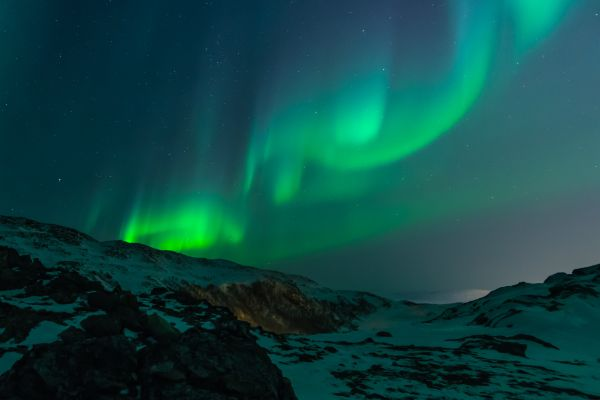
%> input picture img.jpg, 600 x 400 px
$ octave compress.m   (GNU Octave 9; MATLAB toolbox functions it lacks are replaced by stand-ins)
%> lines starting %> are read from the running program, lines starting %| are printed output that depends on the picture
### encDecResult.m
function res=encDecResult(inp)

AS=inp;
rowSize=size(AS,1);
colSize=size(AS,2);
s=int8(AS)-128;
B=[];
Bq=[];


blockSize=8;
jump=7;

for i=1:blockSize:rowSize
     for j=1:blockSize:colSize
        %performing the DCT
        B(i:i+jump,j:j+jump) = dct2(s(i:i+jump,j:j+jump));
        %performing the quantization
        Bq(i:i+jump,j:j+jump)=quantization(B(i:i+jump,j:j+jump),blockSize);
     end
end

rowSize=size(Bq,1);
colSize=size(Bq,2);


ZgZag = zigzagMy(Bq);


Bqnew=invzigzagMy(ZgZag,rowSize,colSize);


Bnew=[];
ASnew=[];

%decoding process
for i=1:blockSize:rowSize
     for j=1:blockSize:colSize
        %performing the dequantization
        Bnew(i:i+jump,j:j+jump)=invQuantization(Bqnew(i:i+jump,j:j+jump),blockSize);
        %performing the inverse DCT
        ASnew(i:i+jump,j:j+jump) = round(idct2(Bnew(i:i+jump,j:j+jump)));
     end
end


Aneww=ASnew+128;

Aneww=uint8(Aneww);

res=Aneww;
end

### zigzagMy.m
function out=zigzag(in)
% Zig-zag scanning
% This function is used to rearrange a matrix of any size into a 1-D array
% by implementing the ZIG-ZAG SCANNING procedure.
% IN specifies the input matrix of any size
% OUT is the resulting zig-zag scanned (1-D) vector
% having length equal to the total number of elements in the 2-D input matrix
%
% As an example,
% IN = [1	2	6	7
%		3	5	8	11
%		4	9	10	12];
% OUT = ZIGZAG(IN)
% OUT=
%	1     2     3     4     5     6     7     8     9    10    11    12

%
%
% Oluwadamilola (Damie) Martins Ogunbiyi
% University of Maryland, College Park
% Department of Electrical and Computer Engineering
% Communications and Signal Processing
% 22-March-2010
% Copyright 2009-2010 Black Ace of Diamonds.

%[num_rows num_cols]=size(in);

num_rows=size(in,1);
num_cols=size(in,2);

% Initialise the output vector
out=zeros(1,num_rows*num_cols);

cur_row=1;	cur_col=1;	cur_index=1;

% First element
%out(1)=in(1,1);

while cur_row<=num_rows & cur_col<=num_cols
	if cur_row==1 & mod(cur_row+cur_col,2)==0 & cur_col~=num_cols
		out(cur_index)=in(cur_row,cur_col);
		cur_col=cur_col+1;							%move right at the top
		cur_index=cur_index+1;

	elseif cur_row==num_rows & mod(cur_row+cur_col,2)~=0 & cur_col~=num_cols
		out(cur_index)=in(cur_row,cur_col);
		cur_col=cur_col+1;							%move right at the bottom
		cur_index=cur_index+1;

	elseif cur_col==1 & mod(cur_row+cur_col,2)~=0 & cur_row~=num_rows
		out(cur_index)=in(cur_row,cur_col);
		cur_row=cur_row+1;							%move down at the left
		cur_index=cur_index+1;

	elseif cur_col==num_cols & mod(cur_row+cur_col,2)==0 & cur_row~=num_rows
		out(cur_index)=in(cur_row,cur_col);
		cur_row=cur_row+1;							%move down at the right
		cur_index=cur_index+1;

	elseif cur_col~=1 & cur_row~=num_rows & mod(cur_row+cur_col,2)~=0
		out(cur_index)=in(cur_row,cur_col);
		cur_row=cur_row+1;		cur_col=cur_col-1;	%move diagonally left down
		cur_index=cur_index+1;

	elseif cur_row~=1 & cur_col~=num_cols & mod(cur_row+cur_col,2)==0
		out(cur_index)=in(cur_row,cur_col);
		cur_row=cur_row-1;		cur_col=cur_col+1;	%move diagonally right up
		cur_index=cur_index+1;

	elseif cur_row==num_rows & cur_col==num_cols	%obtain the bottom right element
        out(end)=in(end);							%end of the operation
		break										%terminate the operation
    end
end

### invzigzagMy.m
function out=invzigzag(in,num_rows,num_cols)
% Inverse Zig-zag scanning
% This function reorders a 1-D array into a specifiable
% 2-D matrix by implementing the INVERSE ZIG-ZAG SCNANNING procedure.
% IN specifies the input 1-D array or vector
% NUM_ROWS is the number of rows desired in the output matrix
% NUM_COLS is the number of columns desired in the output matrix
% OUT is the resulting inverse zig-zag scanned matrix
% having the same number of elements as vector IN
%
% As an example,
% IN = [1     2     4     7     5     3     6     8    10    11     9    12];
% OUT = INVZIGZAG(IN,4,3)
% OUT=
%	1     2     3
%	4     5     6
%	7     8     9
%	10    11    12

%
%
% Oluwadamilola (Damie) Martins Ogunbiyi
% University of Maryland, College Park
% Department of Electrical and Computer Engineering
% Communications and Signal Processing
% 22-March-2010
% Copyright 2009-2010 Black Ace of Diamonds.

tot_elem=length(in);

if nargin>3
	error('Too many input arguments');
elseif nargin<3
	error('Too few input arguments');
end

% Check if matrix dimensions correspond
if tot_elem~=num_rows*num_cols
	error('Matrix dimensions do not coincide');
end


% Initialise the output matrix
out=zeros(num_rows,num_cols);

cur_row=1;	cur_col=1;	cur_index=1;

% First element
%out(1,1)=in(1);

while cur_index<=tot_elem
	if cur_row==1 & mod(cur_row+cur_col,2)==0 & cur_col~=num_cols
		out(cur_row,cur_col)=in(cur_index);
		cur_col=cur_col+1;							%move right at the top
		cur_index=cur_index+1;

	elseif cur_row==num_rows & mod(cur_row+cur_col,2)~=0 & cur_col~=num_cols
		out(cur_row,cur_col)=in(cur_index);
		cur_col=cur_col+1;							%move right at the bottom
		cur_index=cur_index+1;

	elseif cur_col==1 & mod(cur_row+cur_col,2)~=0 & cur_row~=num_rows
		out(cur_row,cur_col)=in(cur_index);
		cur_row=cur_row+1;							%move down at the left
		cur_index=cur_index+1;

	elseif cur_col==num_cols & mod(cur_row+cur_col,2)==0 & cur_row~=num_rows
		out(cur_row,cur_col)=in(cur_index);
		cur_row=cur_row+1;							%move down at the right
		cur_index=cur_index+1;

	elseif cur_col~=1 & cur_row~=num_rows & mod(cur_row+cur_col,2)~=0
		out(cur_row,cur_col)=in(cur_index);
		cur_row=cur_row+1;		cur_col=cur_col-1;	%move diagonally left down
		cur_index=cur_index+1;

	elseif cur_row~=1 & cur_col~=num_cols & mod(cur_row+cur_col,2)==0
		out(cur_row,cur_col)=in(cur_index);
		cur_row=cur_row-1;		cur_col=cur_col+1;	%move diagonally right up
		cur_index=cur_index+1;

	elseif cur_index==tot_elem						%input the bottom right element
        out(end)=in(end);							%end of the operation
		break										%terminate the operation
    end
end

### compress.m
rgbImage=imread('img.jpg');
%> rgbImage is the input picture: size 400x600x3 uint8; mean R, G, B 15.4, 72, 69.3
% [24 lines of commented-out code are left out]

redChannel = rgbImage(:, :, 1);
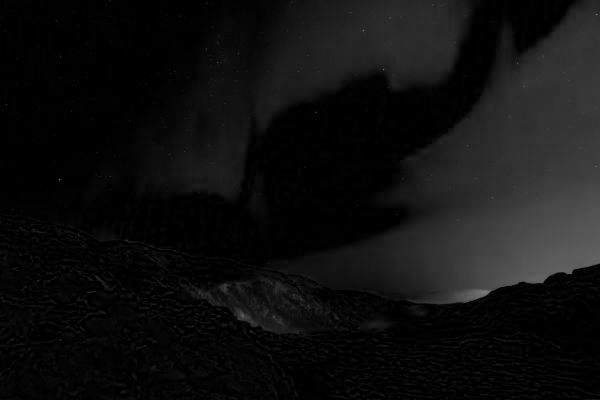
%> redChannel: size 400x600 uint8; min 0, max 120, mean 15.4
greenChannel = rgbImage(:, :, 2);
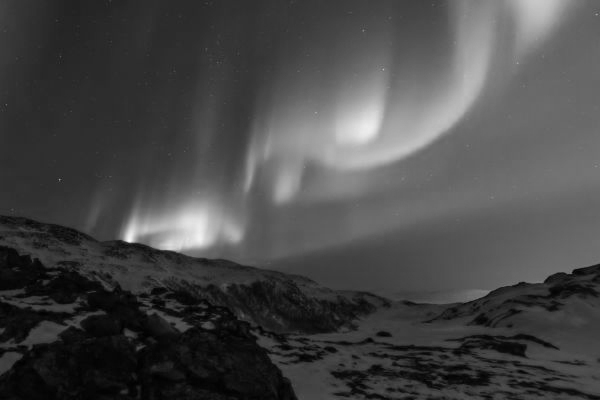
%> greenChannel: size 400x600 uint8; min 0, max 249, mean 72
blueChannel = rgbImage(:, :, 3);
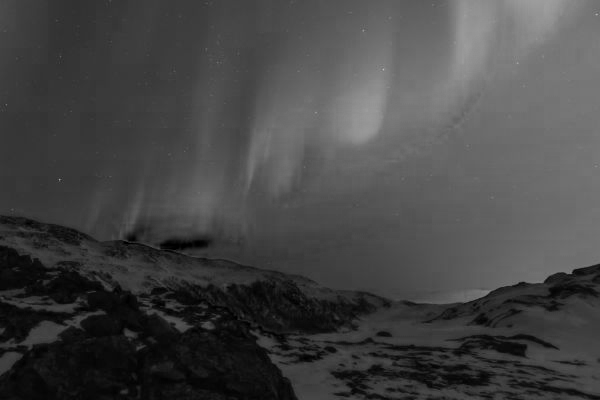
%> blueChannel: size 400x600 uint8; min 0, max 188, mean 69.3

AnewwR=encDecResult(redChannel);
%> after the loop in encDecResult, `for i=1:blockSize:rowSize`:
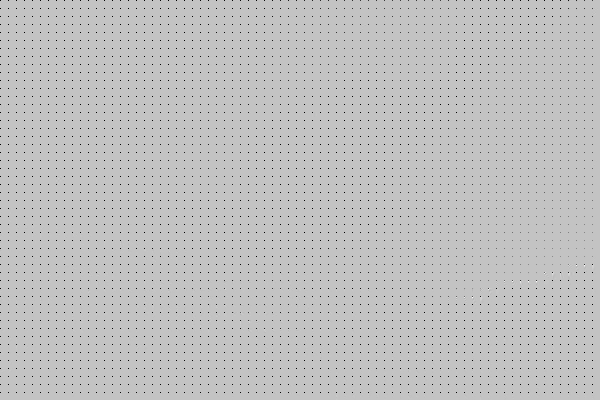
%> B: size 400x600 double; min -1024, max 312.5, mean -14.1; drawn with min black and max white
%> after the loop in zigzag, `while cur_row<=num_rows & cur_col<=num_cols`: cur_col = 600; cur_index = 240000; cur_row = 400
%> after the loop in invzigzag, `while cur_index<=tot_elem`: cur_col = 600; cur_index = 240000; cur_row = 400
%> after the loop in encDecResult, `for i=1:blockSize:rowSize`:
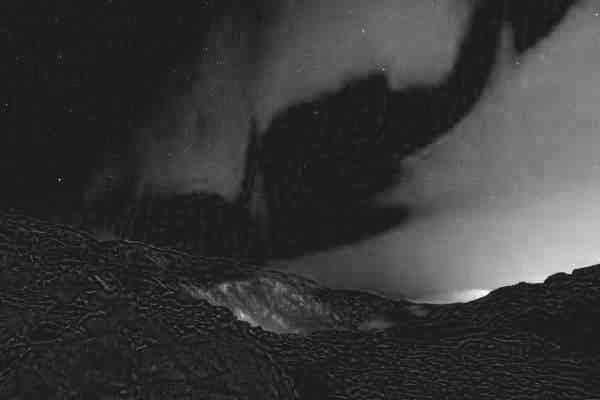
%> ASnew: size 400x600 double; min -143, max -7, mean -112.6; drawn with min black and max white
AnewwG=encDecResult(greenChannel);
%> in encDecResult (call 2), `s=int8(AS)-128;`:
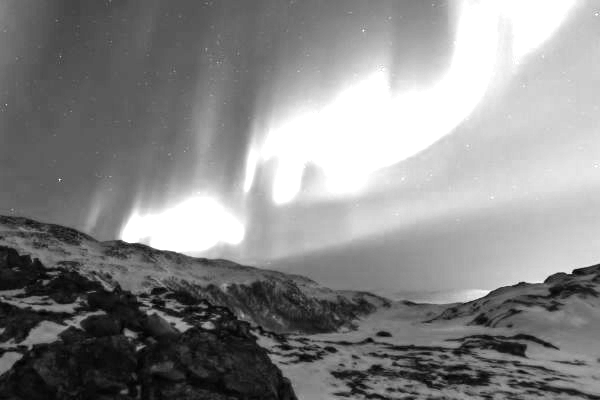
%> s: size 400x600 int8; min -128, max -1, mean -59.54; drawn with min black and max white
%> after the loop in encDecResult (call 2), `for i=1:blockSize:rowSize`:
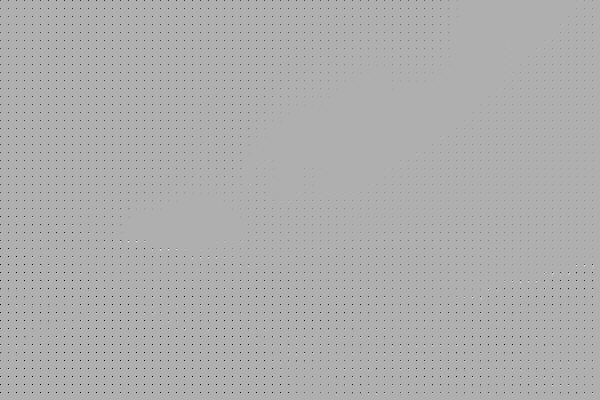
%> Bq: size 400x600 double; min -62, max 28, mean -0.5; drawn with min black and max white
%> (the run ends here)
